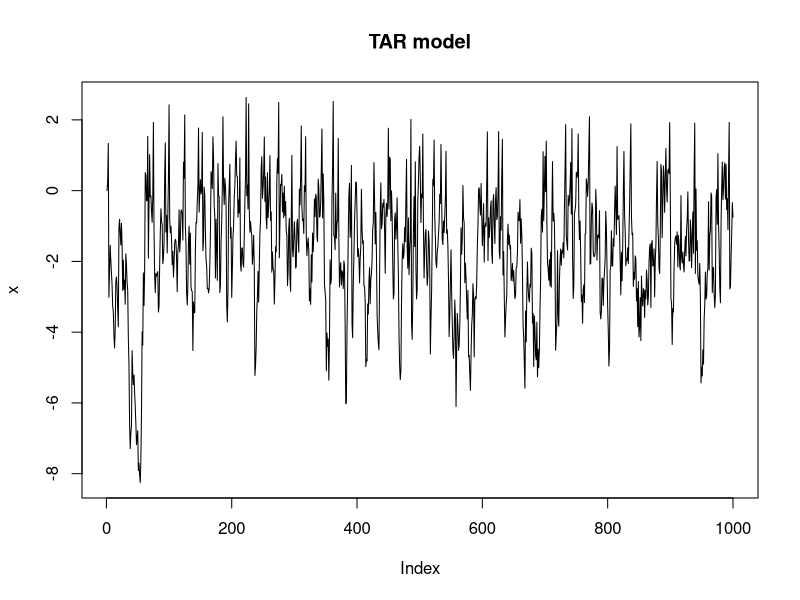
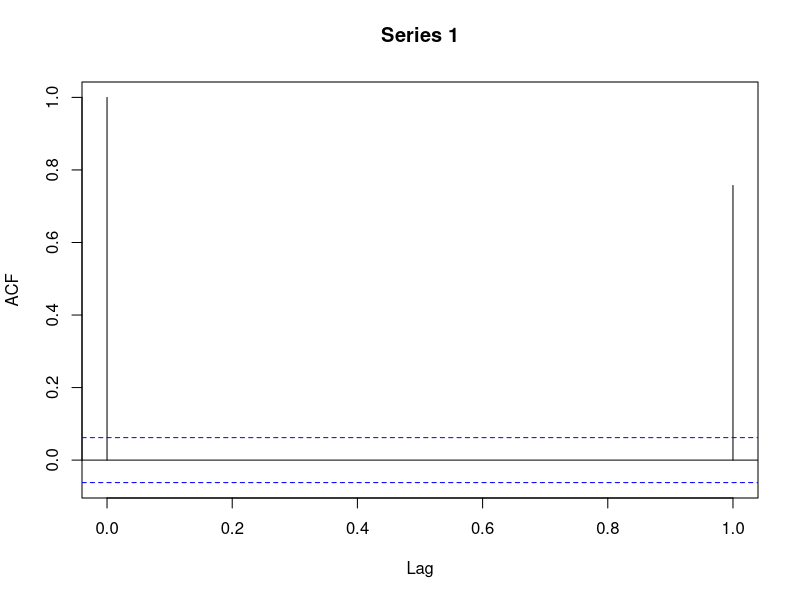
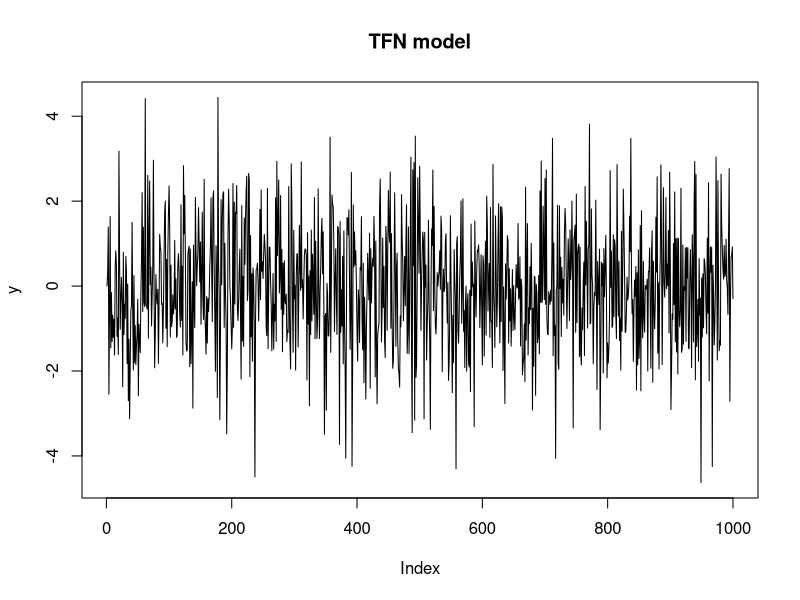
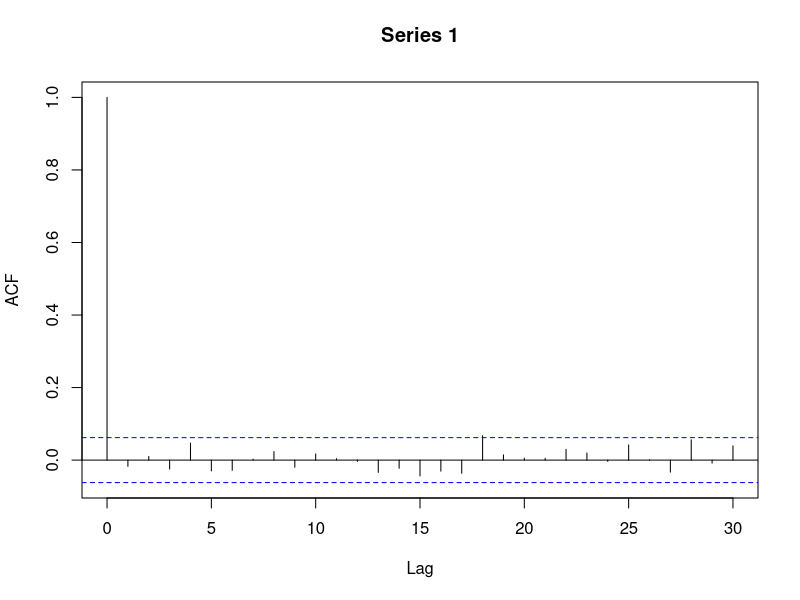
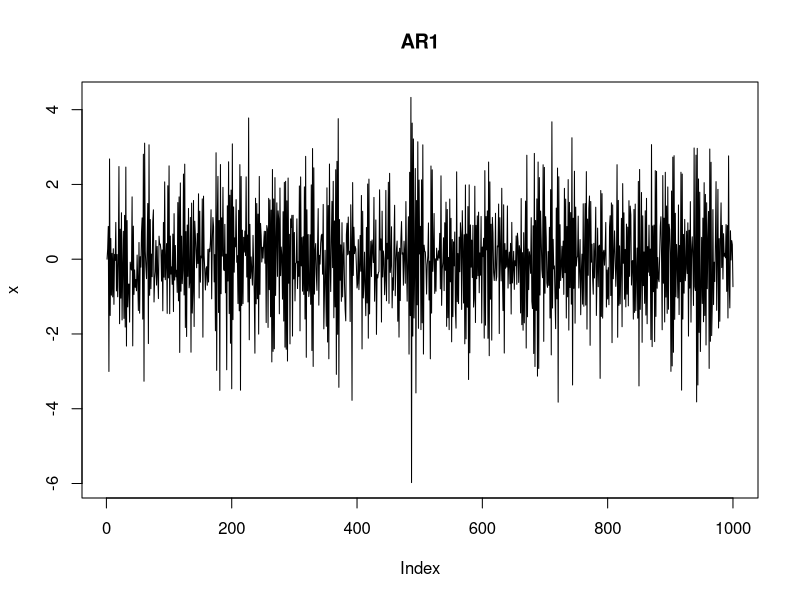
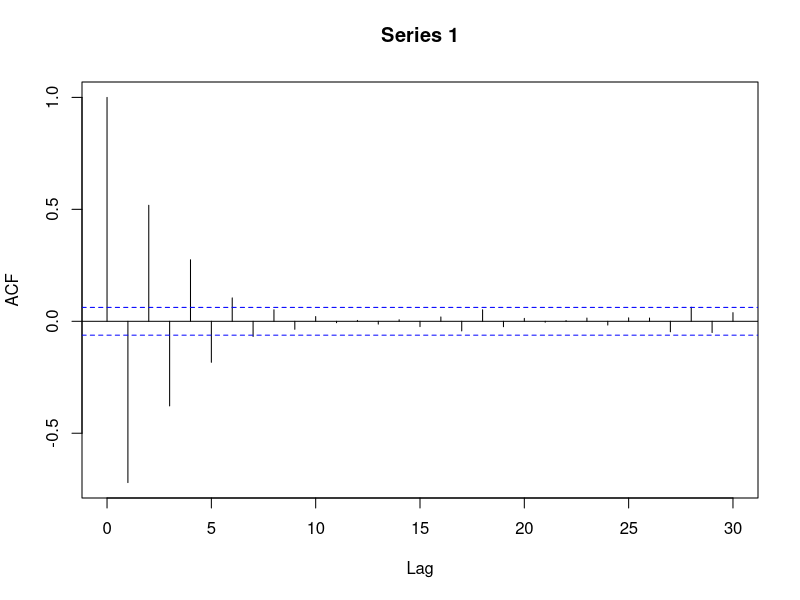
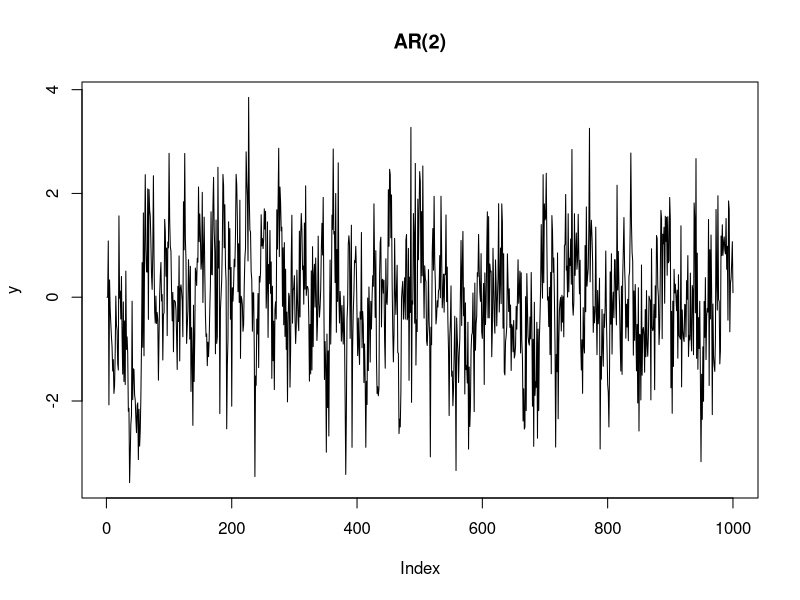
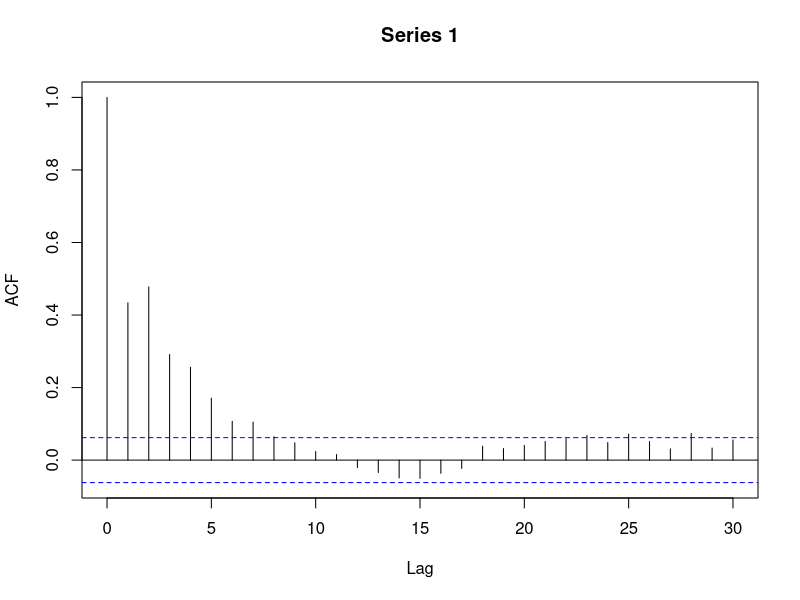

Reproduce these figures in R, in order.
## ---- chunk 1
knitr::opts_chunk$set(echo = TRUE)
library(knitr)
## ---- chunk 2

## ---- chunk 3
#Load the forecast package
library(forecast)
    
# Set up variables
set.seed(1234)
n <- 1000
x <- matrix(0,1000,1)
w <- rnorm(n)

# loop to create x
for (t in 2:n){
  if(x[t-1] < 0.7){
    x[t] <- 0.9 * x[t-1] + w[t]
  }else{
  x[t] <- -0.5 * x[t-1] + w[t]
  }
}
plot(x,type='l', main='TAR model')

## ---- chunk 4
#autocorrelation plot
acf(x, lag.max = 1 ,plot=TRUE)
## ---- chunk 5
mean(x)
sd(x)
## ---- chunk 6
#Question 2
#Generate TFN model 
# Set up variables
set.seed(1234)
n <- 1000
x <- matrix(0,1000,1)
y <- matrix(0,1000, 1)
w <- rnorm(n)

# loop to create x
for (t in 2:n){
  x[t] = -0.9 * x[t-1] + w[t] 
  y[t] <-0.2 *x[t] + 0.5 * x[t-1] + w[t]
}
plot(y,type='l', main='TFN model')

#Mean and SD for Question2
mean(y)
sd(y)
acf(y, max.lag=1, plot=TRUE)
## ---- chunk 7
#Question 3
#Generate 3 (AR) models 
# Set up variables
set.seed(1234)
n <- 1000
x <- matrix(0,1000,1)
y <- matrix(0,1000, 1)
ar3 <- matrix(0,1000,1)
w <- rnorm(n) #error term

# loop to create AR(1)
for (t in 2:n){
  x[t] = -0.75 * x[t-1] + w[t] 
  #y[t] <-0.2 *x[t] + 0.5 * x[t-1] + w[t]
}
plot(x,type='l', main='AR1')

acf(x, max.lag=1, plot=TRUE)


#to create AR(2)
for (t in 3:n){
  y[t] = 0.25*y[t-1] + 0.39*y[t-2] + w[t]
}

plot(y,type='l', main='AR(2)')

acf(y, max.lag=1, plot=TRUE)


#plot AR(1) + AR(2)
for (t in 1:n){
  ar3[t] = x[t] + y[t]
}
plot(ar3, type='l', main='AR(1) + AR(2)')
acf(ar3, max.lag=1, plot=TRUE)

